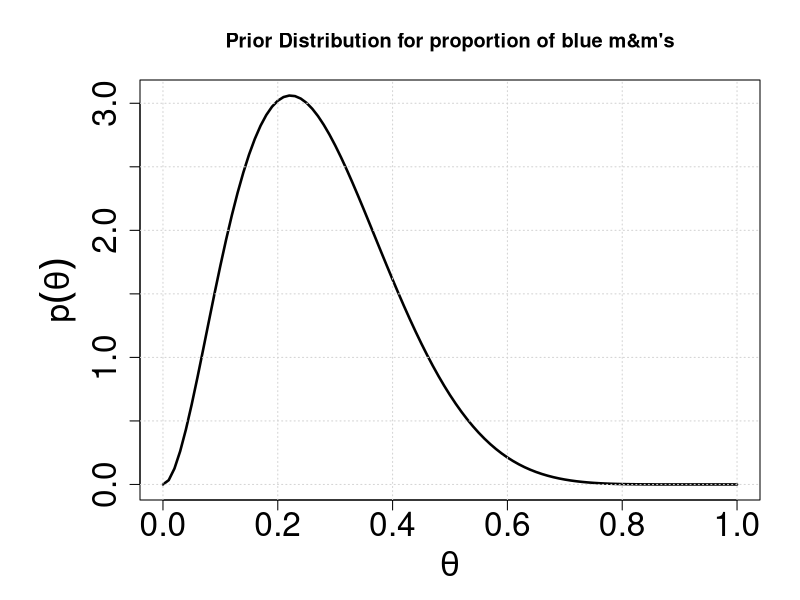
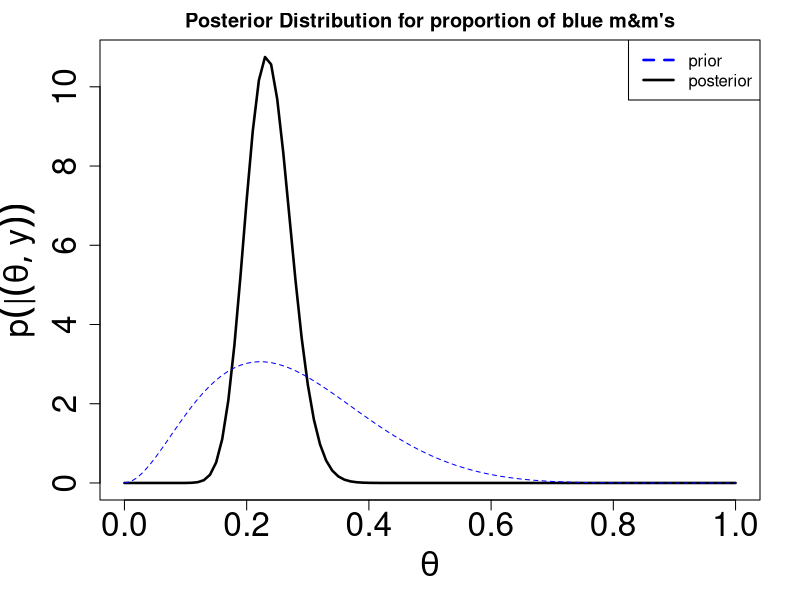

These figures' R source, in order:
## ---- chunk 1
# parameters for the prior distribution
a = 3
b = 8

# set the margins to make room for labels (don't have to do this, there are defaults)
# numbers here are bottom, left, top, right
par(mar=c(5,7,4,2))

# with curve(), with fancy labels
curve( dbeta(x, shape1 = a, shape2 = b), xlab = expression(theta), ylab = expression(p(theta)) , cex.lab=2, cex.axis=2, lwd = 2.5, main="Prior Distribution for proportion of blue m&m's")
# ... and a grid:
grid()

## ---- chunk 2
# function to plot posterior distribution
posteriorfunc = function(x, a, b, n, y){
  
  dbeta(x, shape1 = (a + y), shape2 = (b + n - y))
  
}

## ---- chunk 3

# number of blue m&m's 
nblue = 28
# total number of m&m's
ntotal = 120
  
# plot posterior  
par(mar=c(5,5,2,2))
curve( posteriorfunc(x, a=a, b=b, n=ntotal, y=nblue),  xlab = expression(theta), ylab = expression(p(theta|y)) , cex.lab=2, cex.axis=2, lwd = 2.5, main="Posterior Distribution for proportion of blue m&m's")

# add a curve showing the prior distribution
curve( dbeta(x, shape1 = a, shape2 = b), add=TRUE, col="blue", lty=2)

# add a legend
legend("topright", legend=c("prior", "posterior"), col = c("blue", "black"), lwd = 2.5, lty = c(2,1))

nblue = 2
  
# total number of m&m's
ntotal = 20
## ---- chunk 4

## ---- chunk 5
# e.g. function to calculate the expected value of theta (the mean) of the posterior
mean.beta = function(a, b) a/(a+b)

mean.beta(a=(a+nblue), b=(b+ntotal-nblue))  


